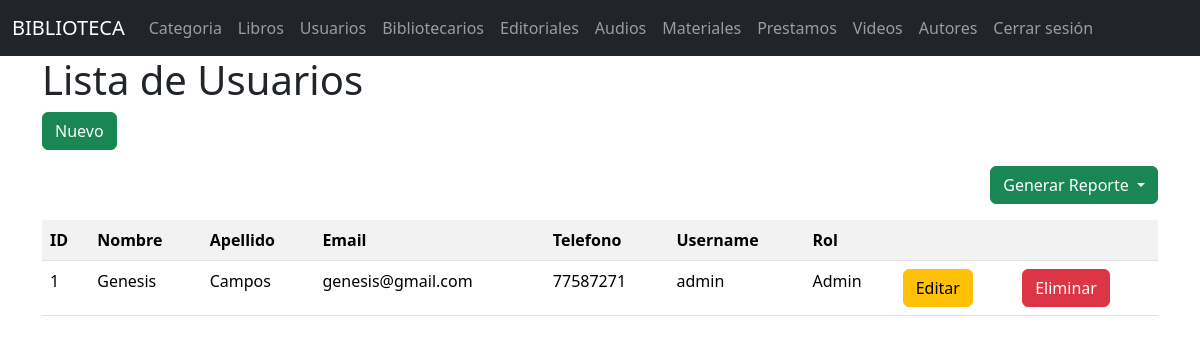
/usuarios/, run on an earlier commit of the app's database.
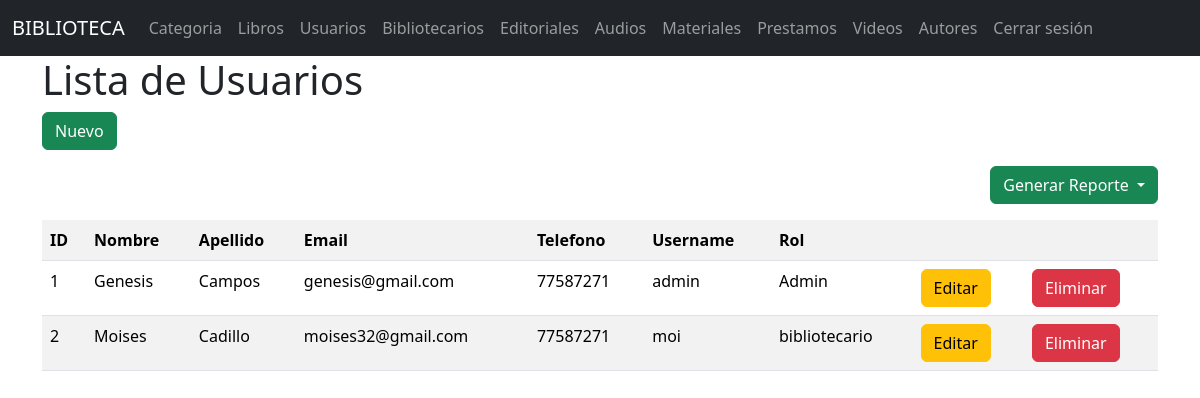
And on a later commit of the database.
### models/usuario_model.py (models this page shows, shortened)
class Usuario(db.Model):
    __tablename__ = "usuarios"
    id = db.Column(db.Integer,primary_key=True)
    nombre = db.Column(db.String(80),nullable=False)
    apellido = db.Column(db.String(80),nullable=False)
    email = db.Column(db.String(120),nullable=False)
    telefono = db.Column(db.String(20),nullable=False)
    username = db.Column(db.String(20),nullable=False)
    password = db.Column(db.String,nullable=False)
    tipo = db.Column(db.String(20),nullable=False)
    @staticmethod #no depende de la clase
    def get_all():
        return Usuario.query.all()

### controllers/usuario_controllers.py (the view)
@usuario_bp.route("/")
def index():
    usuarios = Usuario.get_all()
    return usuario_view.list(usuarios)

### views/usuario_view.py (called while the page is built)
def list(usuarios):
    return render_template('usuarios/index.html', usuarios=usuarios)

### templates/usuarios/index.html (shortened to what this page needs)
{% extends 'base.html' %}
{% block content %}
<h1>Lista de Usuarios</h1>
<a href="{{url_for('usuario.create')}}" class="btn btn-success mb-3">Nuevo</a>
<div class="mb-3 text-end">
    <div class="btn-group">
        <button class="btn btn-success dropdown-toggle" data-bs-toggle="dropdown" aria-expanded="false">
            Generar Reporte
        </button>
    </div>
</div>
<table class="table table-striped">
    <tr>
        <th>ID</th>
        <th>Nombre</th>
        <th>Apellido</th>
        <th>Email</th>
        <th>Telefono</th>
        <th>Username</th>
        <th>Rol</th>
        <th></th>
        <th></th>
    </tr>
    {% for item in usuarios %}
    <tr>
        <td>{{item.id}}</td>
        <td>{{item.nombre}}</td>
        <td>{{item.apellido}}</td>
        <td>{{item.email}}</td>
        <td>{{item.telefono}}</td>
        <td>{{item.username}}</td>
        <td>{{item.tipo}}</td>
        <td>
            <a href="{{url_for('usuario.edit',id=item.id)}}" class="btn btn-warning">Editar</a>
        </td>
        <td>
            <a href="{{url_for('usuario.delete',id=item.id)}}" class="btn btn-danger">Eliminar</a>
        </td>
    </tr>
    {% endfor %}
</table>
{% endblock %}

What changed in the data, as far as the page shows it:
added Usuario: id "2", nombre "Moises", apellido "Cadillo", email "moises32@gmail.com", telefono "77587271", username "moi", tipo "bibliotecario"
